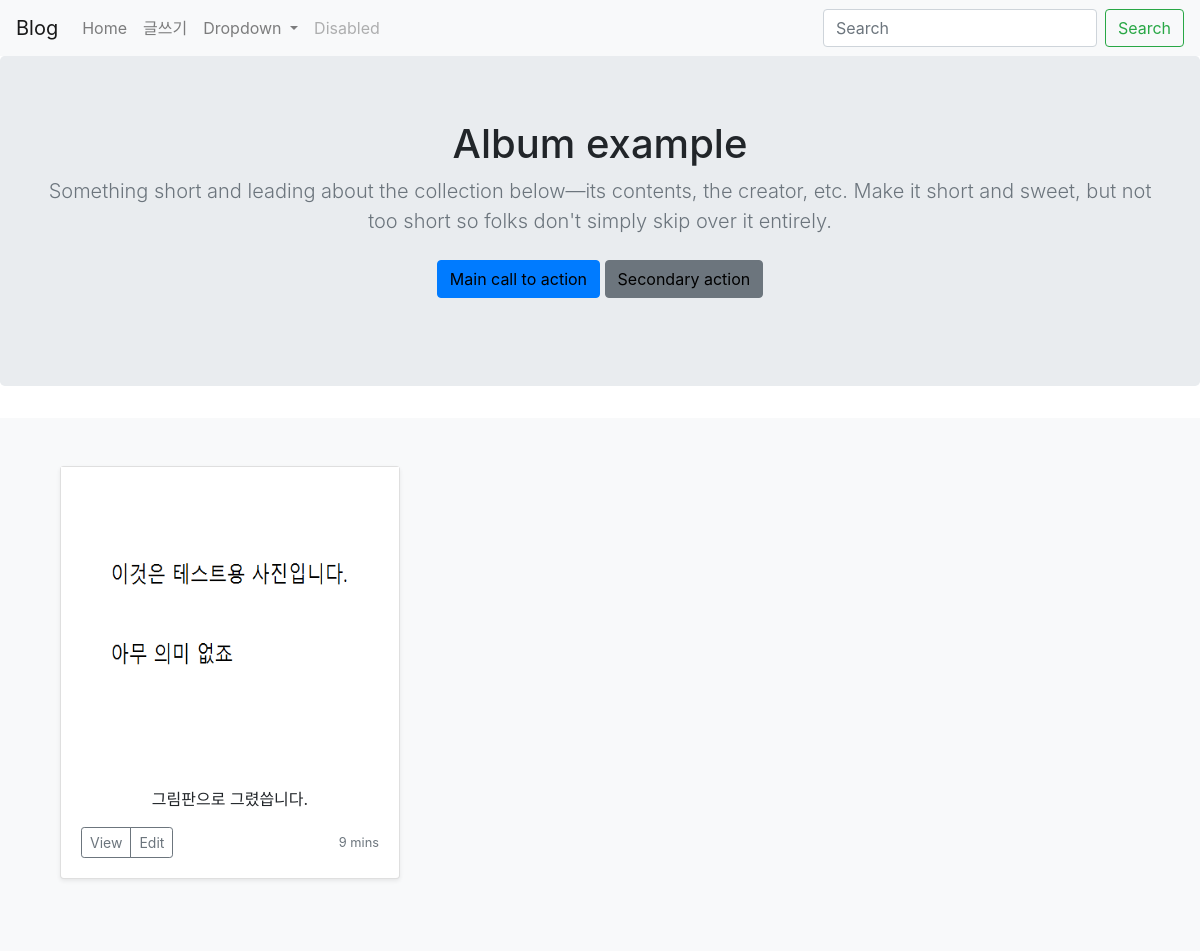
The page /portfolio/ on the database its author committed.
### port/models.py (models this page shows, shortened)
class Portfolio(models.Model):
    title = models.CharField(max_length = 255)
    image = models.ImageField(upload_to = 'image/')
    description = models.CharField(max_length = 500)

### port/views.py (the view)
# urls.py: path('portfolio/',port.views.portfolio, name = "portfolio"),
def portfolio(request):
    portfolios = Portfolio.objects
    return render(request, 'portfolio.html', {'portfolios':portfolios})

### templates/portfolio.html (shortened to what this page needs)
<!DOCTYPE html>
{% load static %}
<html lang="en">
<head>
    <link rel="stylesheet" href="https://stackpath.bootstrapcdn.com/bootstrap/4.3.1/css/bootstrap.min.css">
    <link rel = "stylesheet" href="{% static 'css/style.css' %}">
</head>
<body>
    <nav class="navbar navbar-expand-lg navbar-light bg-light">
    <a class="navbar-brand" href="#">Blog</a>
    <div class="collapse navbar-collapse" id="navbarSupportedContent">
    <ul class="navbar-nav mr-auto">
        <li class="nav-item">
            <a class="nav-link" href="{% url 'home' %}">Home <span class="sr-only">(current)</span></a>
        </li>
        <li class="nav-item">
        <a class="nav-link" href="{% url 'new' %}">글쓰기</a>
        </li>
        <li class="nav-item dropdown">
        <a class="nav-link dropdown-toggle" href="#" id="navbarDropdown" role="button" data-toggle="dropdown" aria-haspopup="true" aria-expanded="false">
            Dropdown
        </a>
        </li>
        <li class="nav-item">
            <a class="nav-link disabled" href="#" tabindex="-1" aria-disabled="true">Disabled</a>
        </li>
        </ul>
        <form class="form-inline my-2 my-lg-0">
        <input class="form-control mr-sm-2" type="search" placeholder="Search" aria-label="Search">
        <button class="btn btn-outline-success my-2 my-sm-0" type="submit">Search</button>
        </form>
    </div>
</nav>
<main role="main">
    <section class="jumbotron text-center">
      <div class="container">
        <h1 class="jumbotron-heading">Album example</h1>
        <p class="lead text-muted">Something short and leading about the collection below—its contents, the creator, etc. Make it short and sweet, but not too short so folks don't simply skip over it entirely.</p>
        <p>
          <a href="#" class="btn btn-primary my-2">Main call to action</a>
          <a href="#" class="btn btn-secondary my-2">Secondary action</a>
        </p>
      </div>
    </section>
    <div class="album py-5 bg-light">
      <div class="container">
        {% for portfolio in portfolios.all %}
          <div class="col-md-4">
            <div class="card mb-4 shadow-sm">
              <img src="{{portfolio.image.url}}" height = 300 alt = "사진입니다">
              <div class="card-body">
                <p class="card-text">{{portfolio.description}}</p>
                <div class="d-flex justify-content-between align-items-center">
                  <div class="btn-group">
                    <button type="button" class="btn btn-sm btn-outline-secondary">View</button>
                    <button type="button" class="btn btn-sm btn-outline-secondary">Edit</button>
                  </div>
                  <small class="text-muted">9 mins</small>
                </div>
              </div>
            </div>
          </div>
          {% endfor %}
        </div>
      </div>
  </main>
</body>
</html>

### static/css/style.css (style rules this page uses)
a:link { color: black; text-decoration: none; }
.container { display: block; margin: 0 auto; text-align : center; }

### rows shown on the page
Portfolio: image (picture), description "그림판으로 그렸씁니다."
